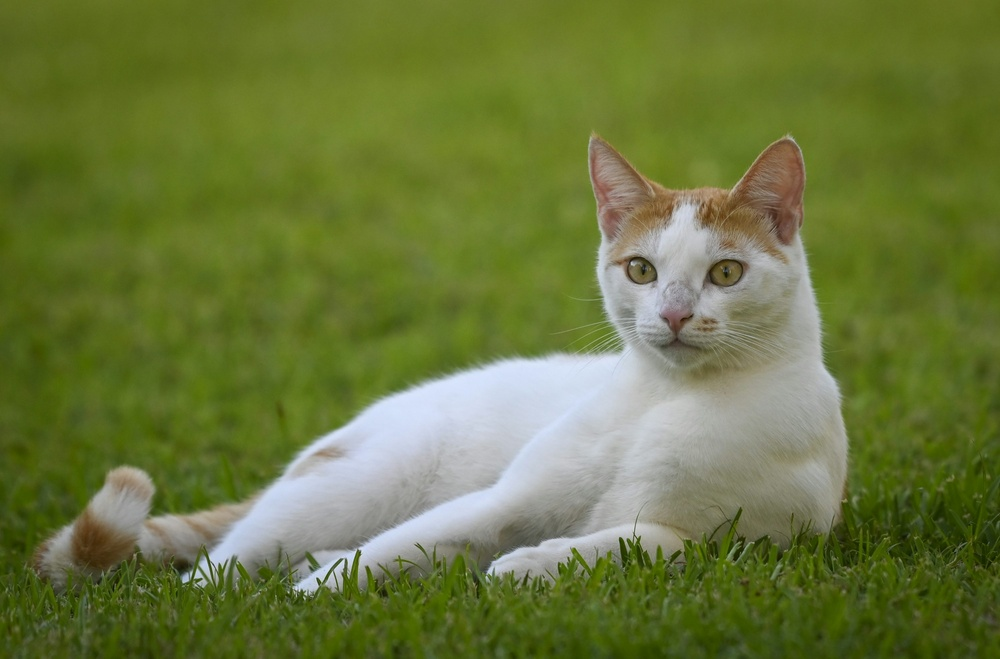
#> input picture cat.jpeg, 1000 x 659 px, shrunk from 3000 x 1977 before the run
$ python 'image manipulation challenge.py'
#> lines starting #> are read from the running program, lines starting #| are printed output that depends on the picture
import cv2
import numpy as np

img = cv2.imread("cat.jpeg")
#> img is the input picture: shape (659, 1000, 3); mean B, G, R 60.3, 119.2, 106.2
h, w = img.shape[:2]
#> h = 659; w = 1000

rot_mat = cv2.getRotationMatrix2D((w//2, h//2), 45, 1)
rotated = cv2.warpAffine(img, rot_mat, (w, h))
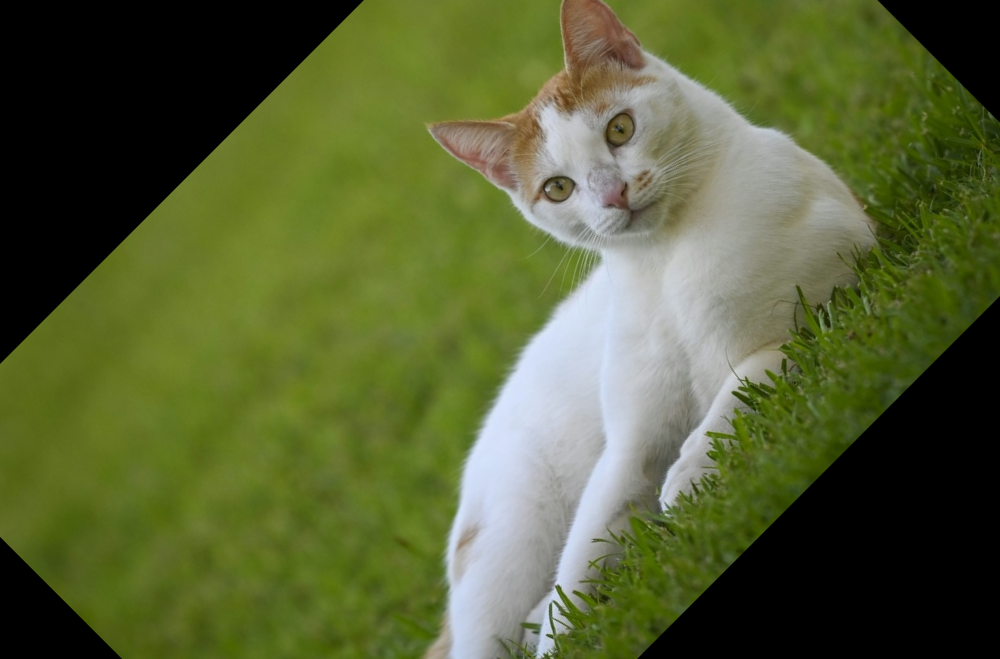
#> rotated: shape (659, 1000, 3); mean B, G, R 52.5, 96.6, 86.8

crop = img[50:250, 50:250]
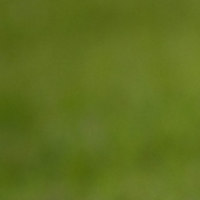
#> crop: shape (200, 200, 3); mean B, G, R 30.1, 111.7, 94.7

brightness = cv2.convertScaleAbs(img, alpha=1, beta=60)
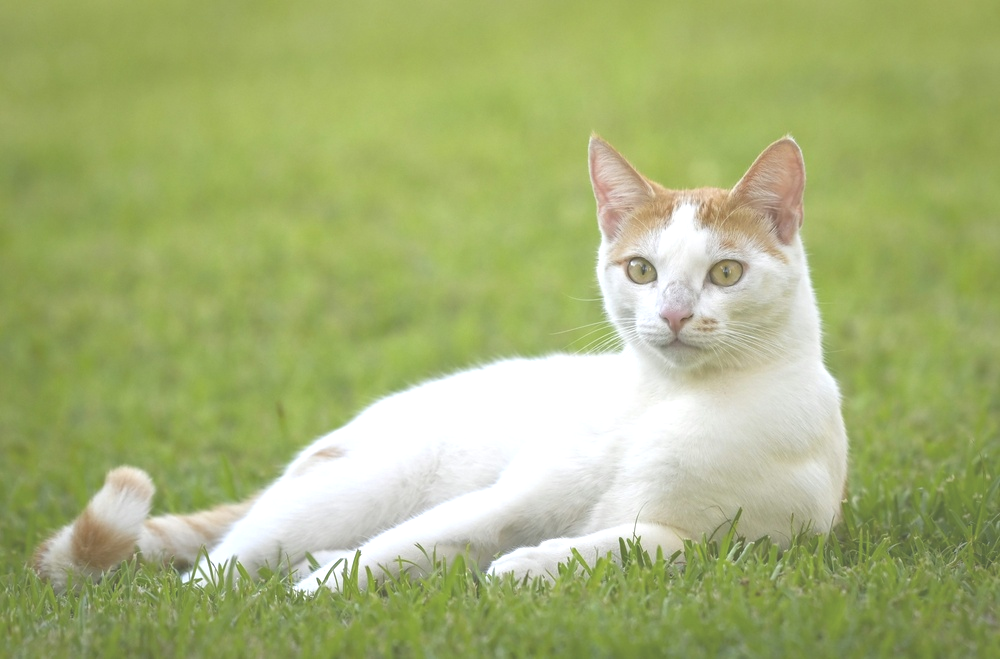
#> brightness: shape (659, 1000, 3); mean B, G, R 118.5, 178.4, 165.8

cv2.imshow("Original", img)
cv2.imshow("Rotated", rotated)
cv2.imshow("Cropped", crop)
cv2.imshow("Brightened", brightness)

cv2.waitKey(0)
cv2.destroyAllWindows()
